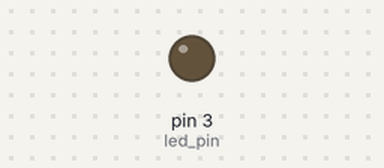
This sketch was run on a simulated Arduino Uno, built with avr-gcc and run on an emulated ATmega328P. Shown: output pins drawn as LEDs (lit = HIGH).

Above: at 0.05 s.
At 2.65 s:
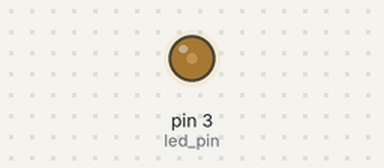
At 5.25 s:
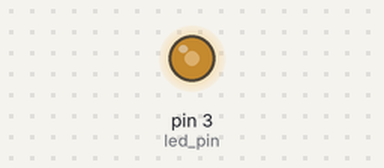
Timing chart, 0 to 6.9 s (numbered marks = the images above):
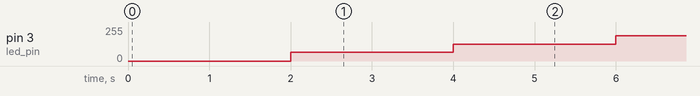

The sketch:

2_pwm_brightness.ino
```cpp
//program that alters the brightness of LED using pwm

//initializing LED pin
int led_pin = 3;
int delay_time = 2000;
void setup() {
  //declare LED pin as output
  pinMode(led_pin, OUTPUT);
}

void loop() {
  //demostrates how incrementally increasing duty cycle --> incrementally increases brightness
  analogWrite (led_pin, 0);
  delay (delay_time);
  analogWrite (led_pin, 64);
  delay (delay_time);
  analogWrite (led_pin, 127);
  delay (delay_time);
  analogWrite (led_pin, 191);
  delay (delay_time);
  analogWrite (led_pin, 255);

  //demonstrates how gradually increasing/decreasing duty cycle causes LED to gradually brighten/dim

  //increase duty cycle from 0-100%, gets brighter
  for(int i=0; i<255; i++){
    analogWrite(led_pin, i);
    delay(5);
  }
  //decrease duty cycle from 100-0%, gets dimmer
    for(int i=255; i>0; i--){
    analogWrite(led_pin, i);
    delay(5);
  }
}
```

Measured:
- by itself, pin 3 (led_pin): 0/255 → 64/255 at 2.0 s, → 127/255 2.0 s later, → 191/255 2.0 s later, → 0/255 4.6 s later, … (16 changes in this stretch)
